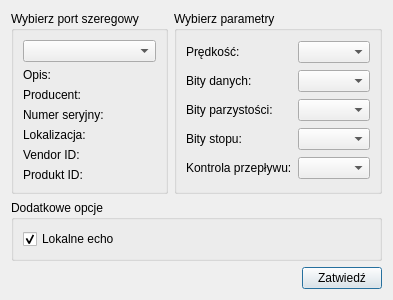
<?xml version="1.0" encoding="UTF-8"?>
<ui version="4.0">
 <class>SettingsDialog</class>
 <widget class="QDialog" name="SettingsDialog">
  <property name="geometry">
   <rect>
    <x>0</x>
    <y>0</y>
    <width>374</width>
    <height>272</height>
   </rect>
  </property>
  <property name="windowTitle">
   <string>Ustawienia portu szeregowego</string>
  </property>
  <property name="windowIcon">
   <iconset resource="icons.qrc">
    <normaloff>:/tabs/cpu.png</normaloff>:/tabs/cpu.png</iconset>
  </property>
  <layout class="QGridLayout" name="gridLayout_3">
   <item row="0" column="1">
    <widget class="QGroupBox" name="parametersBox">
     <property name="title">
      <string>Wybierz parametry</string>
     </property>
     <layout class="QGridLayout" name="gridLayout_2">
      <item row="0" column="0">
       <widget class="QLabel" name="baudRateLabel">
        <property name="text">
         <string>Prędkość:</string>
        </property>
       </widget>
      </item>
      <item row="0" column="1">
       <widget class="QComboBox" name="baudRateBox"/>
      </item>
      <item row="1" column="0">
       <widget class="QLabel" name="dataBitsLabel">
        <property name="text">
         <string>Bity danych:</string>
        </property>
       </widget>
      </item>
      <item row="1" column="1">
       <widget class="QComboBox" name="dataBitsBox"/>
      </item>
      <item row="2" column="0">
       <widget class="QLabel" name="parityLabel">
        <property name="text">
         <string>Bity parzystości:</string>
        </property>
       </widget>
      </item>
      <item row="2" column="1">
       <widget class="QComboBox" name="parityBox"/>
      </item>
      <item row="3" column="0">
       <widget class="QLabel" name="stopBitsLabel">
        <property name="text">
         <string>Bity stopu:</string>
        </property>
       </widget>
      </item>
      <item row="3" column="1">
       <widget class="QComboBox" name="stopBitsBox"/>
      </item>
      <item row="4" column="0">
       <widget class="QLabel" name="flowControlLabel">
        <property name="text">
         <string>Kontrola przepływu:</string>
        </property>
       </widget>
      </item>
      <item row="4" column="1">
       <widget class="QComboBox" name="flowControlBox"/>
      </item>
     </layout>
    </widget>
   </item>
   <item row="0" column="0">
    <widget class="QGroupBox" name="selectBox">
     <property name="title">
      <string>Wybierz port szeregowy</string>
     </property>
     <layout class="QGridLayout" name="gridLayout">
      <item row="0" column="0">
       <widget class="QComboBox" name="serialPortInfoListBox"/>
      </item>
      <item row="1" column="0">
       <widget class="QLabel" name="descriptionLabel">
        <property name="text">
         <string notr="true">Opis:</string>
        </property>
       </widget>
      </item>
      <item row="2" column="0">
       <widget class="QLabel" name="manufacturerLabel">
        <property name="text">
         <string>Producent:</string>
        </property>
       </widget>
      </item>
      <item row="3" column="0">
       <widget class="QLabel" name="serialNumberLabel">
        <property name="text">
         <string>Numer seryjny:</string>
        </property>
       </widget>
      </item>
      <item row="4" column="0">
       <widget class="QLabel" name="locationLabel">
        <property name="text">
         <string>Lokalizacja:</string>
        </property>
       </widget>
      </item>
      <item row="5" column="0">
       <widget class="QLabel" name="vidLabel">
        <property name="text">
         <string>Vendor ID:</string>
        </property>
       </widget>
      </item>
      <item row="6" column="0">
       <widget class="QLabel" name="pidLabel">
        <property name="text">
         <string>Produkt ID:</string>
        </property>
       </widget>
      </item>
     </layout>
    </widget>
   </item>
   <item row="2" column="0" colspan="2">
    <layout class="QHBoxLayout" name="horizontalLayout">
     <item>
      <spacer name="horizontalSpacer">
       <property name="orientation">
        <enum>Qt::Horizontal</enum>
       </property>
       <property name="sizeHint" stdset="0">
        <size>
         <width>96</width>
         <height>20</height>
        </size>
       </property>
      </spacer>
     </item>
     <item>
      <widget class="QPushButton" name="applyButton">
       <property name="text">
        <string>Zatwiedź</string>
       </property>
      </widget>
     </item>
    </layout>
   </item>
   <item row="1" column="0" colspan="2">
    <widget class="QGroupBox" name="additionalOptionsGroupBox">
     <property name="title">
      <string>Dodatkowe opcje</string>
     </property>
     <layout class="QVBoxLayout" name="verticalLayout">
      <item>
       <widget class="QCheckBox" name="localEchoCheckBox">
        <property name="text">
         <string>Lokalne echo</string>
        </property>
        <property name="checked">
         <bool>true</bool>
        </property>
       </widget>
      </item>
     </layout>
    </widget>
   </item>
  </layout>
 </widget>
 <resources>
  <include location="icons.qrc"/>
 </resources>
 <connections/>
</ui>
